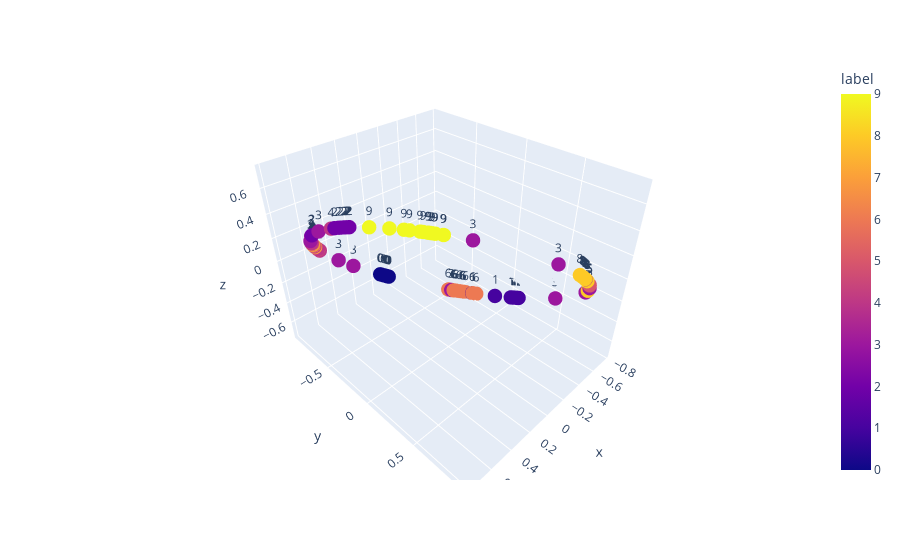

Notebook code for this chart:
### Code cell
projected_points = project_to_2D_unit_circle(embeds)
df = pd.DataFrame({'x': projected_points[:, 0], 
                   'y': projected_points[:, 1], 
                   'z': projected_points[:, 2], 
                   'label': batch_labels.numpy()})

fig = px.scatter_3d(df, x='x', y='y', z='z',
                      color='label', text='label')
fig.update_traces(marker_size = 5)
fig.show()
